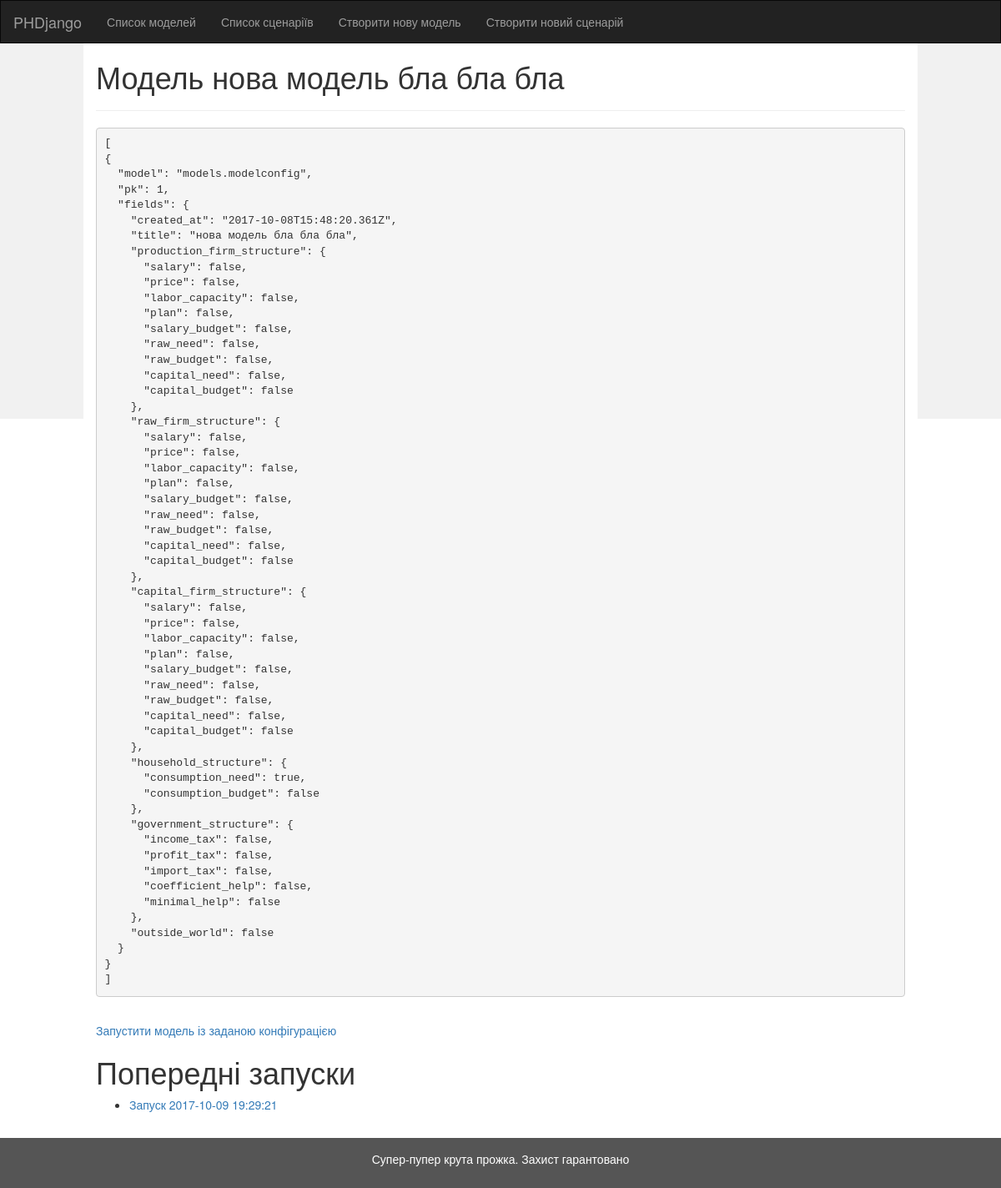
The page /models/1/ on the database as committed earlier.
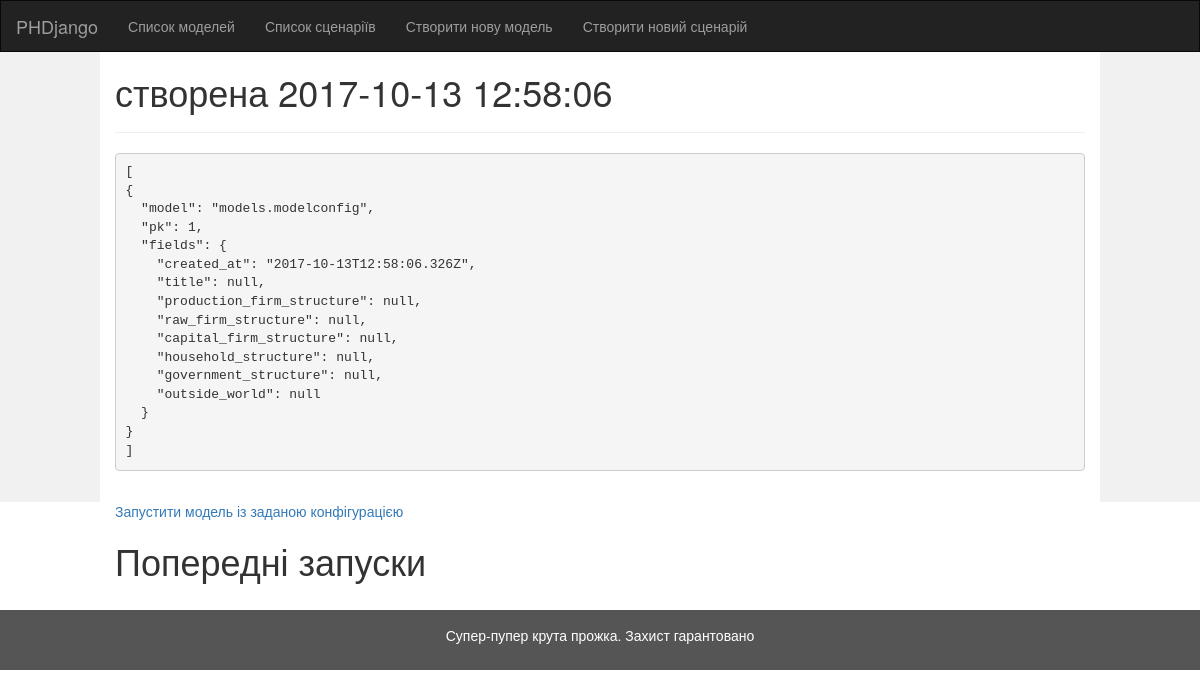
The same page on the database as committed later.
### models/models.py (models this page shows)
class ModelConfig(models.Model):
    created_at = models.DateTimeField(auto_now_add=True, null = True)
    title = models.CharField("Назва конфігурації моделі", null=True, max_length=1024)
    production_firm_structure = models.ForeignKey(FirmStructure, related_name="ProductionFirm", null = True)
    raw_firm_structure = models.ForeignKey(FirmStructure, related_name="RawFirm", null=True)
    capital_firm_structure = models.ForeignKey(FirmStructure, related_name="CapitalFirm", null=True)
    household_structure = models.ForeignKey(HouseholdStructure, null=True)
    government_structure = models.ForeignKey(GovernmentStructure, null=True)
    outside_world = models.NullBooleanField("Зовнішній світ", default=None, null = True)
    def natural_key(self):
        return (self.title, self.created_at,) + self.production_firm_structure.natural_key() + \
               self.raw_firm_structure.natural_key() + self.capital_firm_structure.natural_key() + \
               self.household_structure.natural_key() + self.government_structure.natural_key()
    natural_key.dependencies = ['phdjango.FirmStructure', 'phdjango.HouseholdStructure', 'phdjango.GovernmentStructure']
    def __str__(self):
        return "Модель " + str(self.title) if self.title is not None else "" + "створена " + self.created_at.strftime(
            "%Y-%m-%d %H:%M:%S")

class ModelResult(models.Model):
    created_at = models.DateTimeField(auto_now_add=True, null=True)
    model_run_config = models.ForeignKey(ModelRunConfiguration, null=True)
    model_config = models.ForeignKey(ModelConfig, null=True)
    def __str__(self):
        return "Запуск " + self.created_at.strftime("%Y-%m-%d %H:%M:%S")

### models/views.py (the view)
# urls.py: url(r'^(?P<model_config_id>[0-9]+)/$', views.get_model_config_view, name='model-config-detail'),
def get_model_config_view(request, model_config_id):
    model_config = get_object_or_404(ModelConfig, pk=model_config_id)
    data = serializers.serialize('json', [model_config], indent = 2, use_natural_foreign_keys=True)
    return render(request, 'models/config-detail.html', {
        "data": data,
        "object": model_config
    })

### models/models.py (called while the page is built)
    def natural_key(self):
        return {
            "consumption_need": self.consumption_need,
            "consumption_budget": self.consumption_budget
        }

    def natural_key(self):
        return {
            "salary": self.salary,
            "price": self.price,
            "labor_capacity": self.labor_capacity,
            "plan": self.plan,
            "salary_budget": self.salary_budget,
            "raw_need": self.raw_need,
            "raw_budget": self.raw_budget,
            "capital_need": self.capital_need,
            "capital_budget": self.capital_budget
        }

    def natural_key(self):
        return {
            "income_tax": self.income_tax,
            "profit_tax": self.profit_tax,
            "import_tax": self.import_tax,
            "coefficient_help": self.coefficient_help,
            "minimal_help": self.minimal_help
        }

### models/templates/models/config-detail.html
{% extends 'models/base.html' %}
{% block title %}{{ object }}{% endblock %}
{% block content %}
   <pre>{{ data }}</pre>
    <br>
    <a href="/models/{{ object.id }}/run">Запустити модель із заданою конфігурацією</a>
    <h1>Попередні запуски</h1>
    {% if 1 %}
    <ul>
        {% for result in object.modelresult_set.all %}
            <li><a href="/models/result/{{ result.id }}">{{ result }}</a></li>
        {% endfor %}
    </ul>
    {% else %}
        <p>Запусків поки не було.</p>
    {% endif %}
{% endblock %}

Rows that differ between the two databases and show on the page:
removed ModelResult: created_at "Запуск 2017-10-09 19:29:21"
changed ModelConfig: title+created_at "Модель нова модель бла бла бла" → "створена 2017-10-13 12:58:06"
Other text that changed with them:
{{ data }}: "…1, \"fields\": { \"created_at\": \"2017-10-08T15:48:20.361Z\", \"title\": \"нова модель бла бла бла\", \"production_firm_structure\": { \"salary\": false, \"price\": false, \"labor_capacity\": false, \"plan\": false, \"salary_budget\": false, \"raw_need\": false, \"raw_budget\": false, \"capital_need\": false, \"capital_budget\": false }, \"raw_firm_structure\": { \"salary\": false, \"price\": false, \"labor_capacity\": false, \"plan\": false, \"salary_budget\": false, \"raw_need\": false, \"raw_budget\": false, \"capital_need\": false, \"capital_budget\": false }, \"capital_firm_structure\": { \"salary\": false, \"price\": false, \"labor_capacity\": false, \"plan\": false, \"salary_budget\": false, \"raw_need\": false, \"raw_budget\": false,…" → "…1, \"fields\": { \"created_at\": \"2017-10-13T12:58:06.326Z\", \"title\": null, \"production_firm_structure\": null, \"raw_firm_structure\": null, \"capital_firm_structure\": null, \"household_structure\": null, \"government_structure\": null, \"outside_world\": null } } ]"
